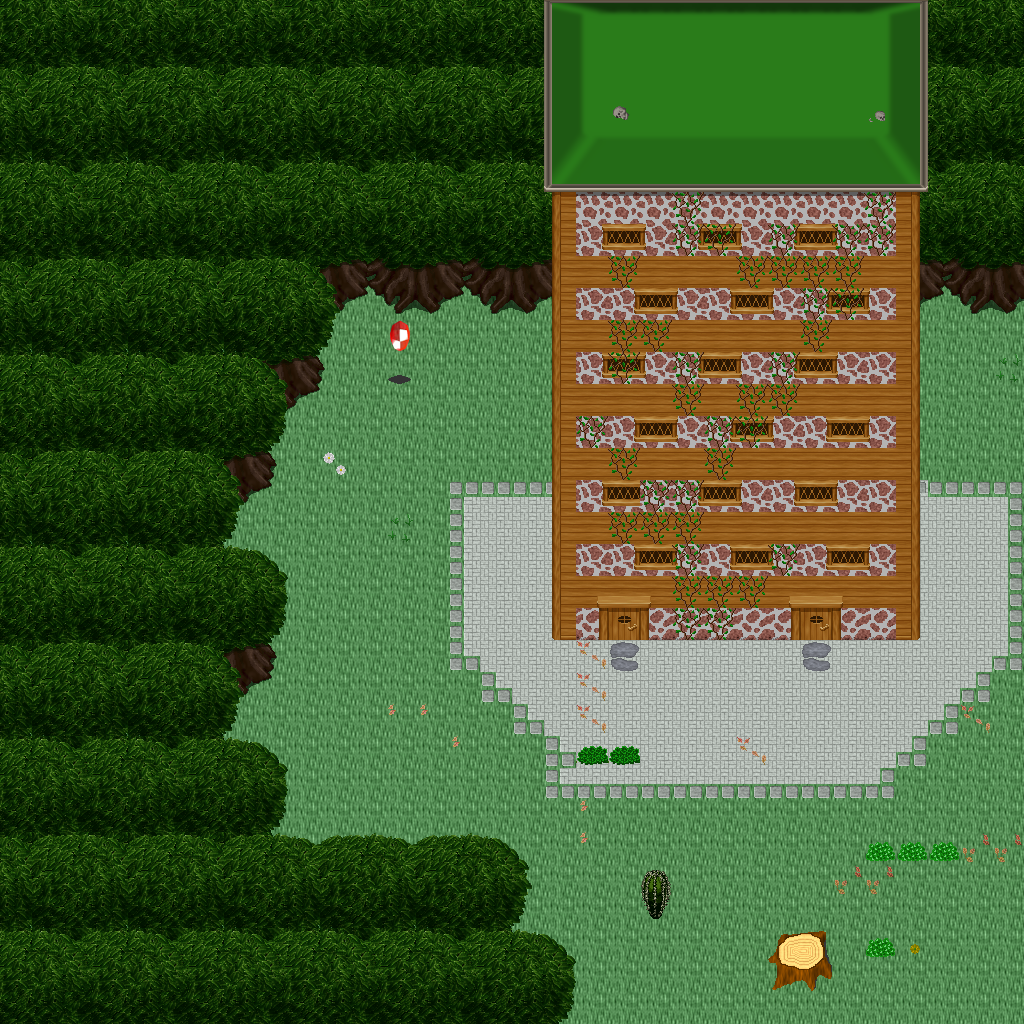

A 2D game scene composited from a Tiled map and its tileset images. What follows is a short description and the map's XML, with each tile layer's data collapsed to a summary:
An orthogonal 32x32 tile map with 32x32 px tiles, 5 tile layers (Ground, Objects, Objects2, Above, ...), 1 hidden layer not drawn, 29 tilesets.

<map version="1.10" tiledversion="1.11.0" orientation="orthogonal" renderorder="right-down" width="32" height="32" tilewidth="32" tileheight="32" infinite="0" nextlayerid="11" nextobjectid="1">
 <tileset firstgid="1" name="ground_ground" tilewidth="32" tileheight="32" tilecount="33" columns="3">
  <image source="../drawable/ground_ground.png" width="96" height="352" />
 </tileset>
 <tileset firstgid="34" name="plant_flower_daisy_white" tilewidth="32" tileheight="32" tilecount="8" columns="2">
  <image source="../drawable/plant_flower_daisy_white.png" width="64" height="128" />
 </tileset>
 <tileset firstgid="42" name="plant_grasses" tilewidth="32" tileheight="32" tilecount="6" columns="3">
  <image source="../drawable/plant_grasses.png" width="96" height="64" />
 </tileset>
 <tileset firstgid="48" name="plant_flower_daisy_yellow" tilewidth="32" tileheight="32" tilecount="8" columns="2">
  <image source="../drawable/plant_flower_daisy_yellow.png" width="64" height="128" />
 </tileset>
 <tileset firstgid="56" name="plant_leaves" tilewidth="32" tileheight="32" tilecount="8" columns="4">
  <image source="../drawable/plant_leaves.png" width="128" height="64" />
 </tileset>
 <tileset firstgid="64" name="building_wall_wall_brown" tilewidth="32" tileheight="32" tilecount="12" columns="3">
  <image source="../drawable/building_wall_wall_brown.png" width="96" height="128" />
 </tileset>
 <tileset firstgid="76" name="building_wall_stone" tilewidth="32" tileheight="32" tilecount="12" columns="3">
  <image source="../drawable/building_wall_stone.png" width="96" height="128" />
 </tileset>
 <tileset firstgid="88" name="plant_bush_bushes" tilewidth="32" tileheight="32" tilecount="10" columns="5">
  <image source="../drawable/plant_bush_bushes.png" width="160" height="64" />
 </tileset>
 <tileset firstgid="98" name="plant_cactus" tilewidth="32" tileheight="32" tilecount="2" columns="1">
  <image source="../drawable/plant_cactus.png" width="32" height="64" />
 </tileset>
 <tileset firstgid="100" name="plant_stump_stump_brown" tilewidth="32" tileheight="32" tilecount="4" columns="2">
  <image source="../drawable/plant_stump_stump_brown.png" width="64" height="64" />
 </tileset>
 <tileset firstgid="104" name="plant_tree_tree_darkgreen" tilewidth="32" tileheight="32" tilecount="88" columns="8">
  <image source="../drawable/plant_tree_tree_darkgreen.png" width="256" height="352" />
 </tileset>
 <tileset firstgid="192" name="building_window_window_long" tilewidth="32" tileheight="32" tilecount="3" columns="3">
  <image source="../drawable/building_window_window_long.png" width="96" height="32" />
 </tileset>
 <tileset firstgid="195" name="building_door_door_n" tilewidth="32" tileheight="32" tilecount="6" columns="3">
  <image source="../drawable/building_door_door_n.png" width="96" height="64" />
 </tileset>
 <tileset firstgid="201" name="building_roof_green" tilewidth="32" tileheight="32" tilecount="20" columns="5">
  <image source="../drawable/building_roof_green.png" width="160" height="128" />
 </tileset>
 <tileset firstgid="221" name="plant_vine" tilewidth="32" tileheight="32" tilecount="3" columns="1">
  <image source="../drawable/plant_vine.png" width="32" height="96" />
 </tileset>
 <tileset firstgid="224" name="item_corpse_skull_dark" tilewidth="32" tileheight="32" tilecount="2" columns="2">
  <image source="../drawable/item_corpse_skull_dark.png" width="64" height="32" />
 </tileset>
 <tileset firstgid="226" name="logic_creature_animal" tilewidth="32" tileheight="32" tilecount="32" columns="8">
  <image source="../drawable/logic_creature_animal.png" width="256" height="128" />
 </tileset>
 <tileset firstgid="258" name="logic_creature_elf" tilewidth="32" tileheight="32" tilecount="16" columns="8">
  <image source="../drawable/logic_creature_elf.png" width="256" height="64" />
 </tileset>
 <tileset firstgid="274" name="logic_collision" tilewidth="32" tileheight="32" tilecount="1" columns="1">
  <image source="../drawable/logic_collision.png" width="32" height="32" />
 </tileset>
 <tileset firstgid="275" name="logic_creature_human_evil" tilewidth="32" tileheight="32" tilecount="16" columns="8">
  <image source="../drawable/logic_creature_human_evil.png" width="256" height="64" />
 </tileset>
 <tileset firstgid="291" name="building_door_closed" tilewidth="32" tileheight="32" tilecount="1" columns="1">
  <image source="../drawable/building_door_closed.png" width="32" height="32" />
 </tileset>
 <tileset firstgid="292" name="logic_portal" tilewidth="32" tileheight="32" tilecount="24" columns="8">
  <image source="../drawable/logic_portal.png" width="256" height="96" />
 </tileset>
 <tileset firstgid="316" name="ground_blue_paving" tilewidth="32" tileheight="32" tilecount="2" columns="1">
  <image source="../drawable/ground_blue_paving.png" width="32" height="64" />
 </tileset>
 <tileset firstgid="318" name="ground_green_paving" tilewidth="32" tileheight="32" tilecount="18" columns="3">
  <image source="../drawable/ground_green_paving.png" width="96" height="192" />
 </tileset>
 <tileset firstgid="336" name="logic_protection" tilewidth="32" tileheight="32" tilecount="2" columns="2">
  <image source="../drawable/logic_protection.png" width="64" height="32" />
 </tileset>
 <tileset firstgid="338" name="object_rotating_crystal" tilewidth="32" tileheight="32" tilecount="48" columns="8">
  <image source="../drawable/object_rotating_crystal.png" width="256" height="192" />
 </tileset>
 <tileset firstgid="386" name="light_white_1x1" tilewidth="32" tileheight="32" tilecount="1" columns="1">
  <image source="../drawable/light_white_1x1.png" width="32" height="32" />
 </tileset>
 <tileset firstgid="387" name="light_light_5x5" tilewidth="32" tileheight="32" tilecount="25" columns="5">
  <image source="../drawable/light_light_5x5.png" width="160" height="160" />
 </tileset>
 <tileset firstgid="412" name="logic_creature_ogre" tilewidth="32" tileheight="32" tilecount="4" columns="4">
  <image source="../drawable/logic_creature_ogre.png" width="128" height="32" />
 </tileset>
 <layer id="1" name="Ground" width="32" height="32">
  <data>[1024 cells, 1024 non-empty, 2 distinct tile ids]</data>
 </layer>
 <layer id="2" name="Objects" width="32" height="32">
  <data>[1024 cells, 234 non-empty, 31 distinct tile ids]</data>
 </layer>
 <layer id="3" name="Objects2" width="32" height="32">
  <data>[1024 cells, 122 non-empty, 35 distinct tile ids]</data>
 </layer>
 <layer id="4" name="Above" width="32" height="32">
  <data>[1024 cells, 544 non-empty, 54 distinct tile ids]</data>
 </layer>
 <layer id="5" name="Above2" width="32" height="32">
  <data>[1024 cells, 41 non-empty, 14 distinct tile ids]</data>
 </layer>
 <layer id="6" name="Walkable" width="32" height="32" visible="0">
  <data>[1024 cells, 672 non-empty, 1 distinct tile ids]</data>
 </layer>
 <objectgroup id="7" name="Mapevents" />
 <objectgroup id="8" name="Spawn" />
 <objectgroup id="9" name="Keys" />
 <objectgroup id="10" name="Replace" />
</map>
